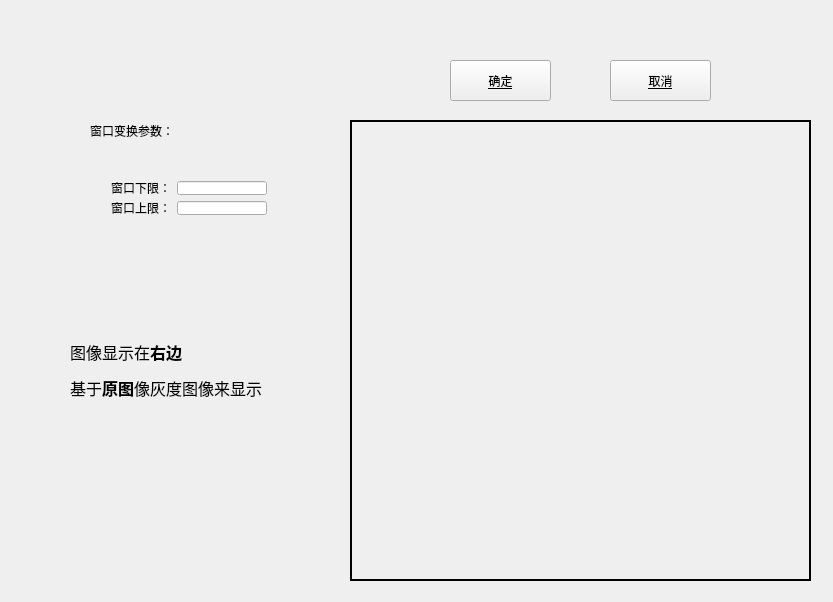
<?xml version="1.0" encoding="UTF-8"?>
<ui version="4.0">
 <class>WindowChangeClassClass</class>
 <widget class="QWidget" name="WindowChangeClassClass">
  <property name="geometry">
   <rect>
    <x>0</x>
    <y>0</y>
    <width>833</width>
    <height>602</height>
   </rect>
  </property>
  <property name="windowTitle">
   <string>WindowChangeClass</string>
  </property>
  <widget class="QPushButton" name="enterButton">
   <property name="geometry">
    <rect>
     <x>450</x>
     <y>60</y>
     <width>101</width>
     <height>41</height>
    </rect>
   </property>
   <property name="styleSheet">
    <string notr="true">font: 9pt &quot;Adobe Arabic&quot;;
text-decoration: underline;</string>
   </property>
   <property name="text">
    <string>确定</string>
   </property>
  </widget>
  <widget class="QLabel" name="label">
   <property name="geometry">
    <rect>
     <x>90</x>
     <y>120</y>
     <width>91</width>
     <height>21</height>
    </rect>
   </property>
   <property name="text">
    <string>窗口变换参数：</string>
   </property>
  </widget>
  <widget class="QWidget" name="layoutWidget">
   <property name="geometry">
    <rect>
     <x>100</x>
     <y>170</y>
     <width>178</width>
     <height>56</height>
    </rect>
   </property>
   <layout class="QVBoxLayout" name="verticalLayout">
    <item>
     <layout class="QHBoxLayout" name="horizontalLayout_2">
      <item>
       <widget class="QLabel" name="label_2">
        <property name="text">
         <string>窗口下限：</string>
        </property>
       </widget>
      </item>
      <item>
       <widget class="QLineEdit" name="uplineEdit"/>
      </item>
     </layout>
    </item>
    <item>
     <layout class="QHBoxLayout" name="horizontalLayout">
      <item>
       <widget class="QLabel" name="label_3">
        <property name="text">
         <string>窗口上限：</string>
        </property>
       </widget>
      </item>
      <item>
       <widget class="QLineEdit" name="downlineEdit"/>
      </item>
     </layout>
    </item>
   </layout>
  </widget>
  <widget class="QLabel" name="label_showProcessImage">
   <property name="geometry">
    <rect>
     <x>350</x>
     <y>120</y>
     <width>461</width>
     <height>461</height>
    </rect>
   </property>
   <property name="frameShape">
    <enum>QFrame::Box</enum>
   </property>
   <property name="lineWidth">
    <number>2</number>
   </property>
   <property name="text">
    <string/>
   </property>
  </widget>
  <widget class="QLabel" name="label_4">
   <property name="geometry">
    <rect>
     <x>70</x>
     <y>280</y>
     <width>231</width>
     <height>181</height>
    </rect>
   </property>
   <property name="text">
    <string>&lt;html&gt;&lt;head/&gt;&lt;body&gt;&lt;p&gt;&lt;span style=&quot; font-size:12pt;&quot;&gt;图像显示在&lt;/span&gt;&lt;span style=&quot; font-size:12pt; font-weight:600;&quot;&gt;右边&lt;/span&gt;&lt;/p&gt;&lt;p&gt;&lt;span style=&quot; font-size:12pt;&quot;&gt;基于&lt;/span&gt;&lt;span style=&quot; font-size:12pt; font-weight:600;&quot;&gt;原图&lt;/span&gt;&lt;span style=&quot; font-size:12pt;&quot;&gt;像灰度图像来显示&lt;/span&gt;&lt;/p&gt;&lt;/body&gt;&lt;/html&gt;</string>
   </property>
  </widget>
  <widget class="QPushButton" name="cancelButton">
   <property name="geometry">
    <rect>
     <x>610</x>
     <y>60</y>
     <width>101</width>
     <height>41</height>
    </rect>
   </property>
   <property name="styleSheet">
    <string notr="true">font: 9pt &quot;Adobe Arabic&quot;;
text-decoration: underline;</string>
   </property>
   <property name="text">
    <string>取消</string>
   </property>
  </widget>
 </widget>
 <layoutdefault spacing="6" margin="11"/>
 <resources/>
 <connections/>
</ui>
